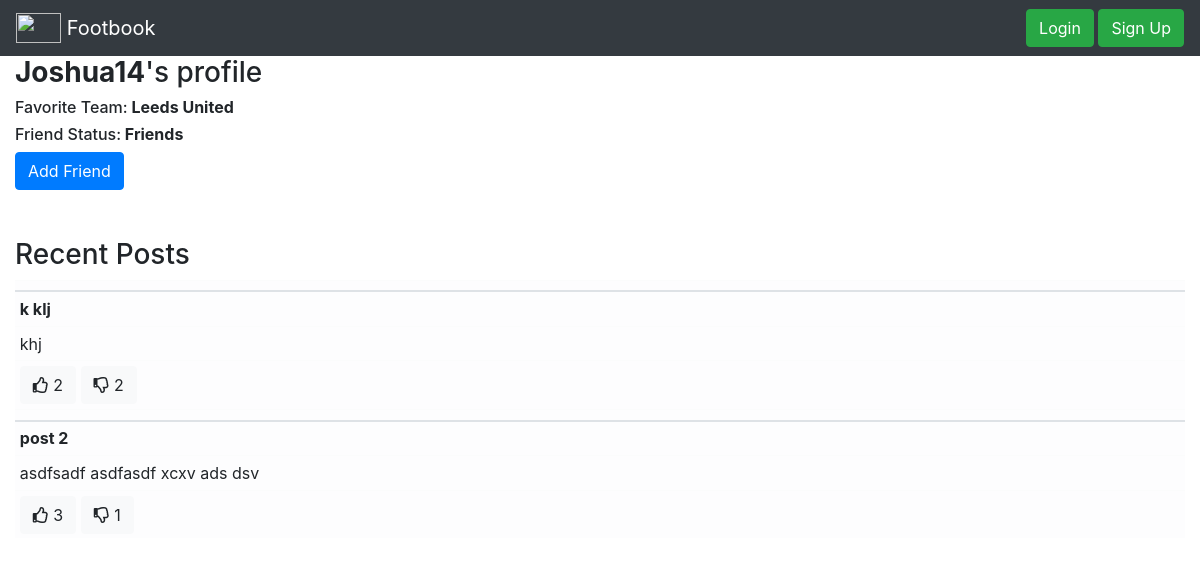
Page /viewProfile/Joshua14 on the earlier database version.
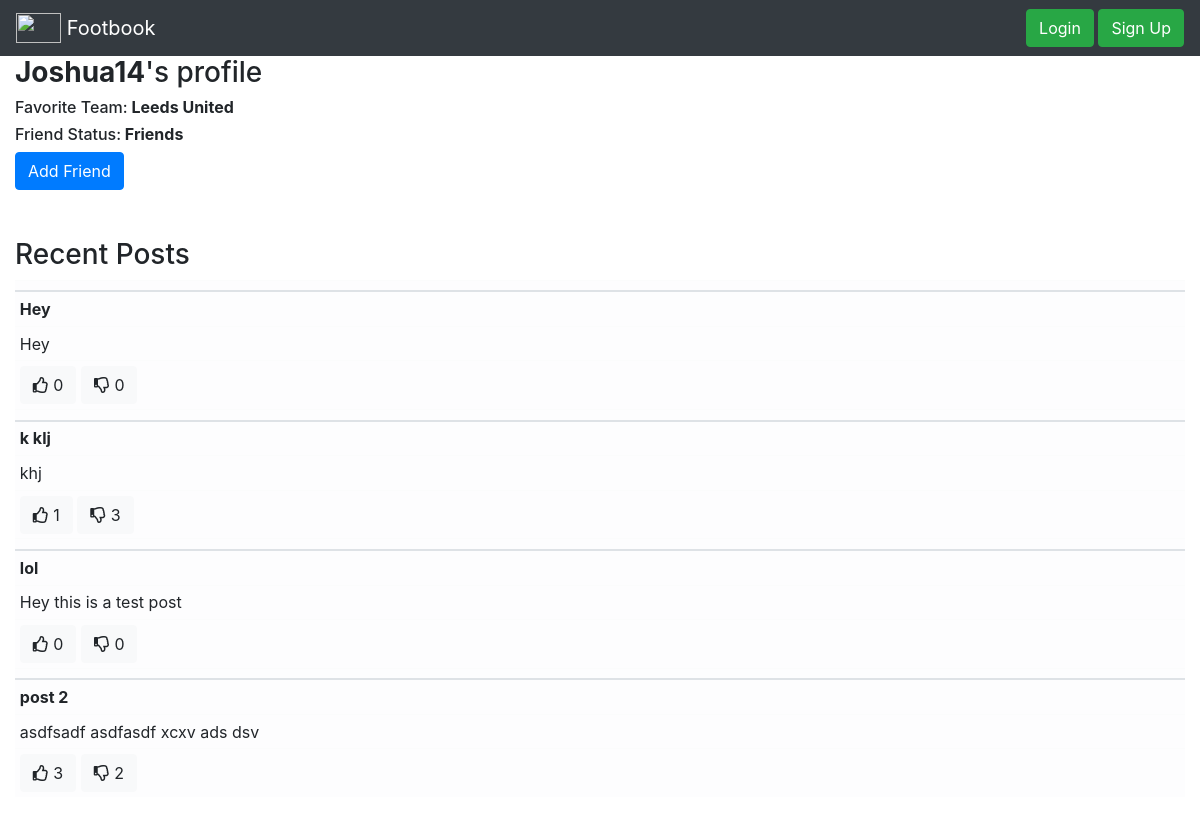
Same page on the later database version.
### app/models.py (models this page shows)
class User(UserMixin, db.Model):
    id = db.Column(db.Integer, primary_key=True) # primary keys are required by SQLAlchemy
    email = db.Column(db.String(100), unique=True, nullable=False)
    username = db.Column(db.String(1000), nullable=False)
    password = db.Column(db.String(100), nullable=False)
    team = db.Column(db.String(1000), nullable=False)
    posts = db.relationship('Post', backref='user', lazy='joined')
    friends =  db.relationship(
                    'User',secondary=Friends,
                    primaryjoin=Friends.c.user_id1==id,
                    secondaryjoin=Friends.c.user_id2==id)

class Post(db.Model):
    id = db.Column(db.Integer, primary_key=True) #primary key
    title = db.Column(db.String(200), nullable=False) #string max char length 200
    description = db.Column(db.String(1000), nullable=False) #string max char length 1000
    likes = db.relationship('User', secondary=Likes, backref='liked')
    dislikes = db.relationship('User', secondary=Dislikes, backref='disliked')
    user_id = db.Column(db.Integer, db.ForeignKey('user.id'),nullable=False)

### app/views.py (the view, shortened to what this page needs)
@app.route('/viewProfile/<username>', methods=['GET', 'POST'])
def viewProfile(username):
    app.logger.info('Viewing %s\'s profile', username)
    user = models.User.query.filter(models.User.username == username).first() #Query this ID
    isFriend = current_user in user.friends
    return render_template('viewProfile.html', user=user, posts=user.posts, isFriend=isFriend)

### app/templates/viewProfile.html (shortened to what this page needs)
{% extends "base.html" %}
{% block content %}
<h3 class="title">
  <b>{{ user.username }}</b>'s profile
</h3>
<h6>Favorite Team:<b> {{ user.team }}</b><h6>
{% if not isFriend %}
<h6>Friend Status:<b> Friends</b></h6>
<form action="" method="post" name="addFriend{{user.id}}">
    <input type="submit" class="btn btn-primary" value="Add Friend" name="a{{user.id}}">
</form>
{% endif %}
<br></br>
<h3>Recent Posts</h3>
<table class = "table table-sm">
    {% for post in posts %}
    <thead class = "table-light">
        <th></th>
        <tr>
            <td><b>{{post.title}}</b></td>
        </tr>
        <tr>
            <td>{{post.description}}</td>
        </tr>
        <tr>
            <td>
                {% if post not in current_user.liked %}
                <button class="btn btn-light" name="like" value={{post.id}} id=like{{post.id}}><i class="far fa-thumbs-up"></i> {{(post.likes| length)}} </button>
                {% else %}
                <button class="btn btn-success" name="like" value={{post.id}} id=like{{post.id}}><i class="far fa-thumbs-up"></i> {{(post.likes| length)}} </button>
                {% endif %}
                {% if post not in current_user.disliked %}
                <button class="btn btn-light" name="dislike" value={{post.id}} id=dislike{{post.id}}><i class="far fa-thumbs-down"></i> {{(post.dislikes| length)}} </button>
                {% else %}
                <button class="btn btn-danger" name="dislike" value={{post.id}} id=dislike{{post.id}}><i class="far fa-thumbs-down"></i> {{(post.dislikes| length)}} </button>
                {% endif %}
            </td>
        </tr>
    </thead>
    {% endfor %}
    </table>
    {% endblock %}

### app/templates/base.html (shortened to what this page needs)
<!DOCTYPE html>
<html>
  <head>
    <link rel="stylesheet" href="https://stackpath.bootstrapcdn.com/bootstrap/4.2.1/css/bootstrap.min.css">
    <link rel="stylesheet" type="text/css" href="{{ url_for('static', filename='fontawesome-free-5.3.1-web/css/all.css') }}">
  </head>
  <body>
    <nav class="navbar navbar-expand-sm navbar-dark bg-dark">
      <div class="collapse navbar-collapse" id="navbarSupportedContent">
        <ul class="navbar-nav mr-auto">
            <a class="navbar-brand" href="/">
                <img src="/static/logos/logo2.png" width="45" height="30" class="d-inline-block align-top" alt="">
                Footbook
            </a>
        </ul class="navbar-nav mr-auto">
            {% if not current_user.is_authenticated %}
            <form class="form-inline" action="/login">
                <button class="btn btn-success my-2 my-sm-0" type="submit">Login</button>
            </form>
            <form class="form-inline" action="/signup">
                <button class="btn btn-success my-2 my-sm-0" type="submit">Sign Up</button>
            </form>
            {% endif %}
      </div>
    </nav>
    <div class="container-fluid">
      <div class="row">
          <div class="col col-12">
            {% block content %}{% endblock %}
          </div>
        </div>
      </div>
  </body>
</html>

Differences in the rows shown:
added Post: title "Hey", description "Hey", {{ post.id }} 6 (drawn), likes "0", dislikes "0"
computed for Post "k klj": likes "2" → "1"; dislikes "2" → "3"
added Post: title "lol", description "Hey this is a test post", {{ post.id }} 7 (drawn), likes "0", dislikes "0"
computed for Post "post 2": dislikes "1" → "2"
